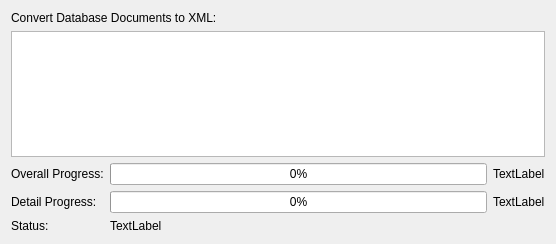
<?xml version="1.0" encoding="UTF-8"?>
<ui version="4.0">
 <class>dbInitWidget</class>
 <widget class="QWidget" name="dbInitWidget">
  <property name="geometry">
   <rect>
    <x>0</x>
    <y>0</y>
    <width>556</width>
    <height>244</height>
   </rect>
  </property>
  <layout class="QGridLayout" name="gridLayout_2">
   <item row="0" column="0">
    <layout class="QVBoxLayout" name="verticalLayout">
     <item>
      <widget class="QLabel" name="mInfoText">
       <property name="text">
        <string>Convert Database Documents to XML:</string>
       </property>
       <property name="wordWrap">
        <bool>true</bool>
       </property>
      </widget>
     </item>
     <item>
      <widget class="QListWidget" name="mProgressList"/>
     </item>
     <item>
      <layout class="QGridLayout" name="gridLayout">
       <item row="0" column="0">
        <widget class="QLabel" name="label_4">
         <property name="text">
          <string>Overall Progress:</string>
         </property>
        </widget>
       </item>
       <item row="0" column="1">
        <widget class="QProgressBar" name="mOverallProgress">
         <property name="value">
          <number>0</number>
         </property>
        </widget>
       </item>
       <item row="0" column="2">
        <widget class="QLabel" name="mOverallStatus">
         <property name="text">
          <string comment="KDE::DoNotExtract">TextLabel</string>
         </property>
        </widget>
       </item>
       <item row="1" column="0">
        <widget class="QLabel" name="label_7">
         <property name="text">
          <string>Detail Progress:</string>
         </property>
        </widget>
       </item>
       <item row="1" column="1">
        <widget class="QProgressBar" name="mDetailProgress">
         <property name="value">
          <number>0</number>
         </property>
        </widget>
       </item>
       <item row="1" column="2">
        <widget class="QLabel" name="mDetailStatus">
         <property name="text">
          <string comment="KDE::DoNotExtract">TextLabel</string>
         </property>
        </widget>
       </item>
       <item row="2" column="0">
        <widget class="QLabel" name="label_8">
         <property name="text">
          <string>Status:</string>
         </property>
        </widget>
       </item>
       <item row="2" column="1" colspan="2">
        <widget class="QLabel" name="mSummary">
         <property name="text">
          <string comment="KDE::DoNotExtract">TextLabel</string>
         </property>
        </widget>
       </item>
      </layout>
     </item>
    </layout>
   </item>
  </layout>
 </widget>
 <resources/>
 <connections/>
</ui>
